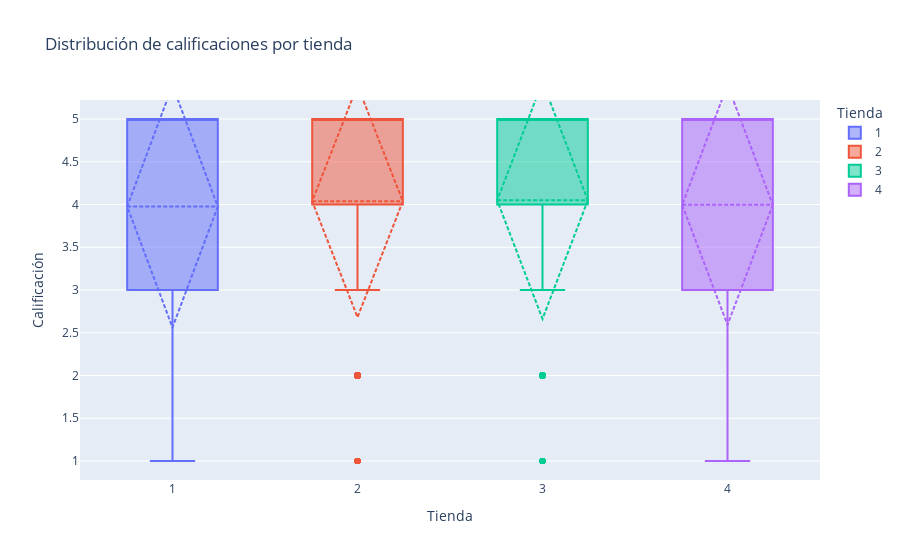

Notebook source saved alongside this figure:
### Code cell
fig = px.box(calificacion_tiendas,
             x='Tienda',
             y='Calificación',
             color='Tienda',
             title='Distribución de calificaciones por tienda')

fig.update_traces(boxmean='sd')
fig.show()

### Figure 1 — Plotly figure (JSON) as saved in the notebook; plotly's stock layout.template omitted (floating-point values rounded to 4 significant figures; data arrays with more than 128 entries replaced by an {"elided": "..."} marker saying what was removed)
{"data": [{"alignmentgroup": "True", "boxmean": "sd", "hovertemplate": "Tienda=%{x}<br>Calificación=%{y}<extra></extra>", "legendgroup": "1", "marker": {"color": "#636efa"}, "name": "1", "notched": false, "offsetgroup": "1", "orientation": "v", "showlegend": true, "type": "box", "x": {"elided": "2359 str values"}, "x0": " ", "xaxis": "x", "y": {"elided": "2359 int values"}, "y0": " ", "yaxis": "y"}, {"alignmentgroup": "True", "boxmean": "sd", "hovertemplate": "Tienda=%{x}<br>Calificación=%{y}<extra></extra>", "legendgroup": "2", "marker": {"color": "#EF553B"}, "name": "2", "notched": false, "offsetgroup": "2", "orientation": "v", "showlegend": true, "type": "box", "x": {"elided": "2359 str values"}, "x0": " ", "xaxis": "x", "y": {"elided": "2359 int values"}, "y0": " ", "yaxis": "y"}, {"alignmentgroup": "True", "boxmean": "sd", "hovertemplate": "Tienda=%{x}<br>Calificación=%{y}<extra></extra>", "legendgroup": "3", "marker": {"color": "#00cc96"}, "name": "3", "notched": false, "offsetgroup": "3", "orientation": "v", "showlegend": true, "type": "box", "x": {"elided": "2359 str values"}, "x0": " ", "xaxis": "x", "y": {"elided": "2359 int values"}, "y0": " ", "yaxis": "y"}, {"alignmentgroup": "True", "boxmean": "sd", "hovertemplate": "Tienda=%{x}<br>Calificación=%{y}<extra></extra>", "legendgroup": "4", "marker": {"color": "#ab63fa"}, "name": "4", "notched": false, "offsetgroup": "4", "orientation": "v", "showlegend": true, "type": "box", "x": {"elided": "2358 str values"}, "x0": " ", "xaxis": "x", "y": {"elided": "2358 int values"}, "y0": " ", "yaxis": "y"}], "layout": {"boxmode": "overlay", "legend": {"title": {"text": "Tienda"}, "tracegroupgap": 0}, "title": {"text": "Distribución de calificaciones por tienda"}, "xaxis": {"anchor": "y", "categoryarray": ["1", "2", "3", "4"], "categoryorder": "array", "domain": [0, 1], "title": {"text": "Tienda"}}, "yaxis": {"anchor": "x", "domain": [0, 1], "title": {"text": "Calificación"}}}}
